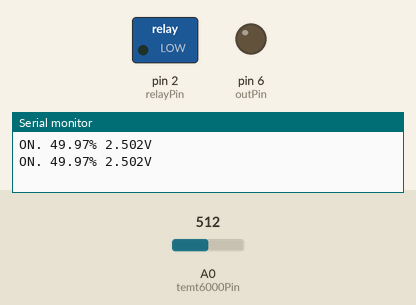
This sketch was run on a simulated Arduino Uno, built with avr-gcc and run on an emulated ATmega328P. Parts: switched loads named in the sketch (green lamp = pin HIGH), output pins drawn as LEDs (lit = HIGH), the last lines printed to the serial monitor. The test bench sets the inputs (shaded band); at power-on: A0 (temt6000Pin) = 512.

Above: at 2.8 s.
2.9 s: A0 (temt6000Pin) set to 12
5.6 s: A0 (temt6000Pin) set to 9
At 7.1 s:
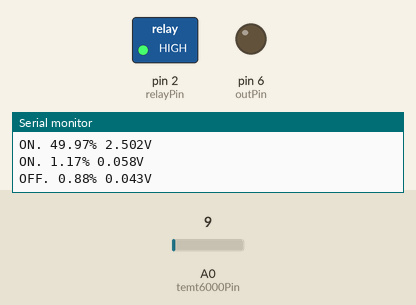
8.3 s: A0 (temt6000Pin) set to 122
At 10.3 s:
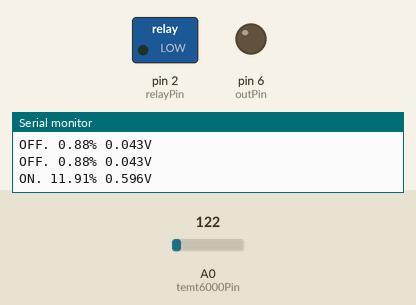
11.5 s: A0 (temt6000Pin) set to 0
At 13.2 s:
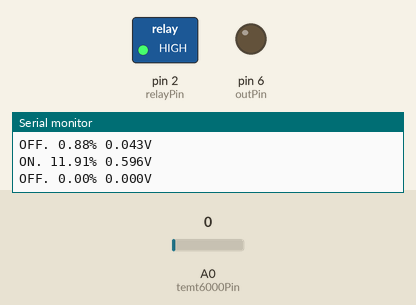
Timing chart, 0 to 14.7 s (numbered marks = the images above; inputs shaded):
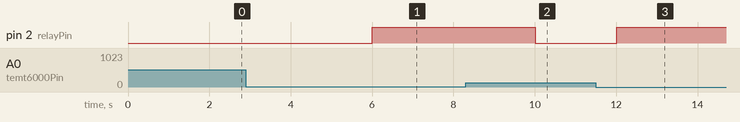

Measured:
- the behaviour switches between 11 and 10 on A0 (temt6000Pin) (found by bisection; images 0 and 1)
- after the input at 5.6 s, pin 2 (relayPin): LOW → HIGH after 0.41 s
- after the input at 8.3 s, pin 2 (relayPin): HIGH → LOW after 1.7 s
- after the input at 11.5 s, pin 2 (relayPin): LOW → HIGH after 0.52 s

The sketch:

LDR-Bulb-Relay-AUno.ino
```cpp
#include <SoftwareSerial.h>


int relayPin = 2;
int temt6000Pin = A0;
float light;
int light_value;
float volt;

SoftwareSerial Arduino_SoftSerial (10,11);


#define outPin 6
String str;

void setup() {
  Serial.begin(9600);

  Arduino_SoftSerial.begin(115200);

  pinMode(relayPin, OUTPUT);
  pinMode(temt6000Pin, INPUT);  //data pin for ambientlight sensor
  pinMode(outPin, OUTPUT);
}


void loop() {
  int light_value = analogRead(temt6000Pin);
  light = light_value * 0.0976;  // percentage calculation

  //volt conversion
  int mVolt = map(light_value, 0, 1023, 0, 5000);
  volt = (double)mVolt / 1000;

  if (light <= 1.0 || volt <= 0) {
    str = String("OFF. ") + String(light) + String("% ") + String(volt, 3) + String("V");
    Serial.println(str);

    digitalWrite(relayPin, HIGH);
  } else if (light > 1.0 || volt > 0) {
    str = String("ON. ") + String(light) + String("% ") + String(volt, 3) + String("V");
    Serial.println(str);
    digitalWrite(relayPin, LOW);
  }
 String espStr=str+String('\n');

  Arduino_SoftSerial.print(espStr);

  // str=String("luisa");
  // espSerial.println(str);
  delay(2000);

}
```
